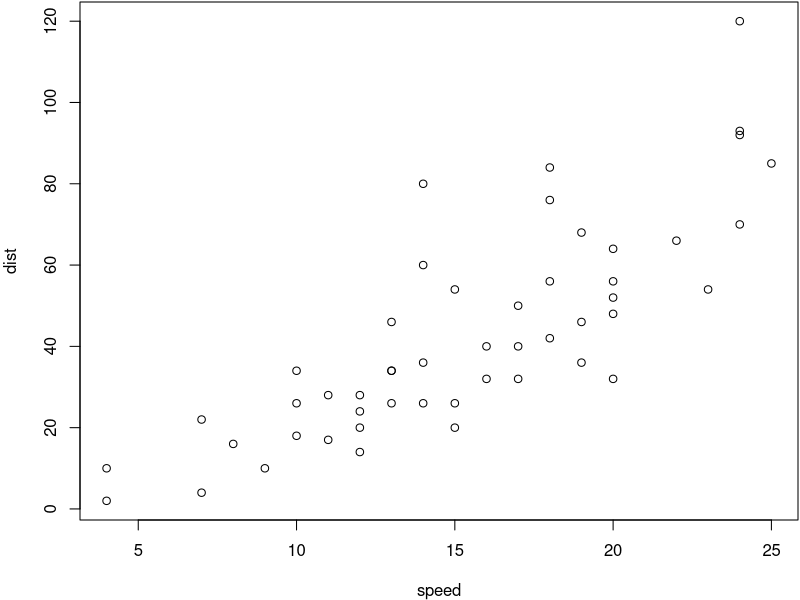
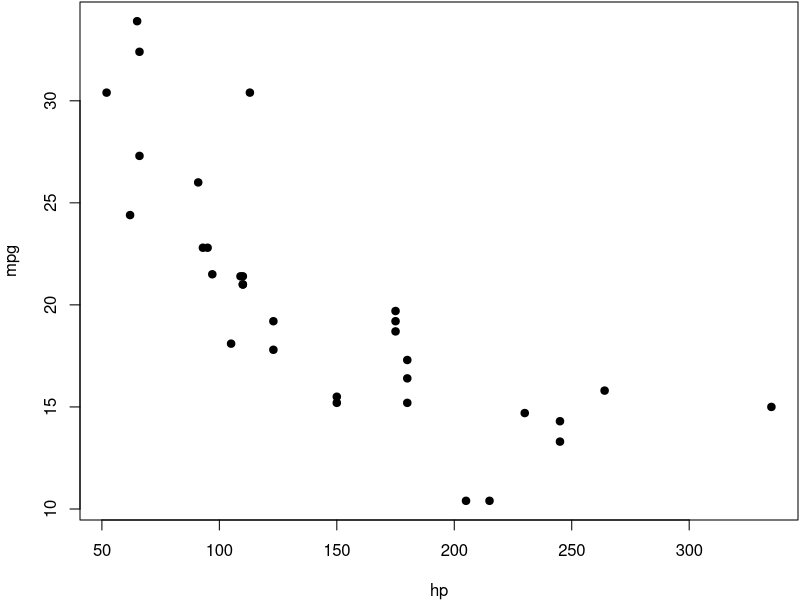

Here is the R script that generated these plots, in order:
## ---- chunk 1
# do not treat markdown as an HTML format
knitr::is_html_output(excludes = 'markdown')
## ---- chunk 2
knitr::include_url('https://yihui.org')
## ---- chunk 3
par(mar = c(4, 4, .1, .1))
plot(cars)
plot(mpg ~ hp, data = mtcars, pch = 19)
